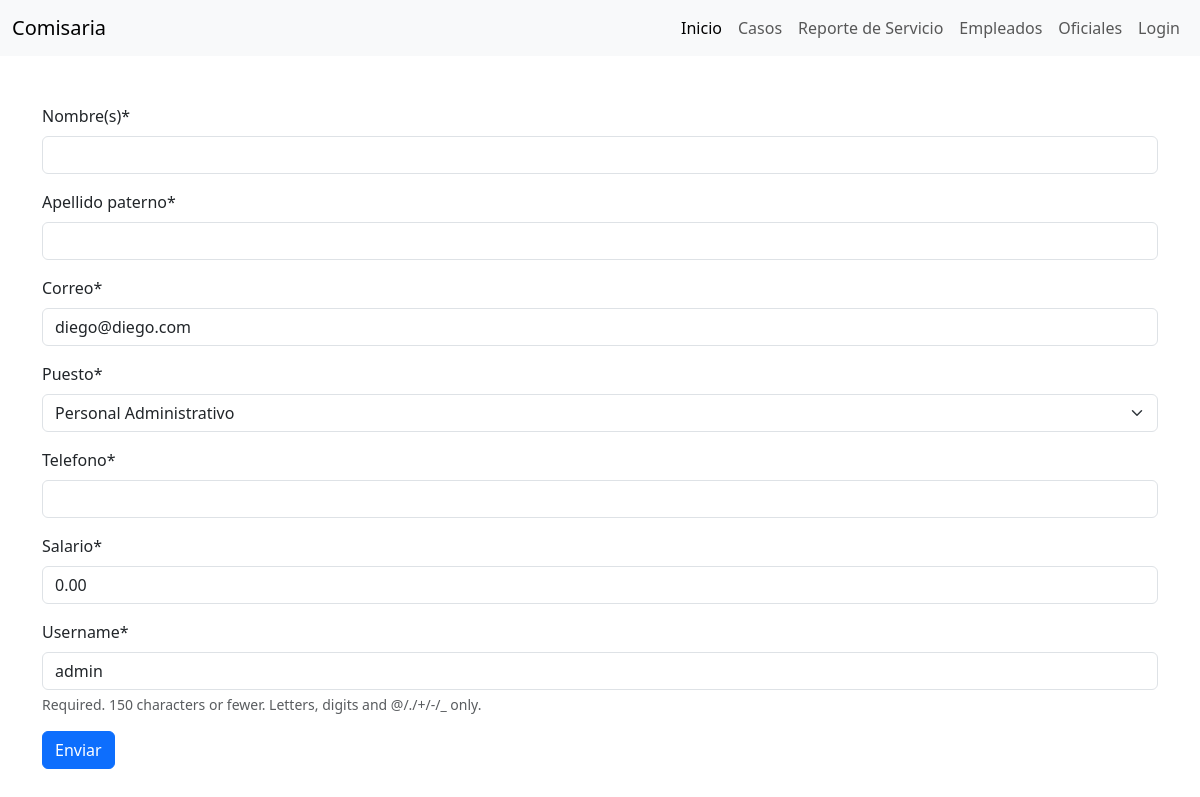
Before: /comisaria/empleado/edit/1 with the older database file.
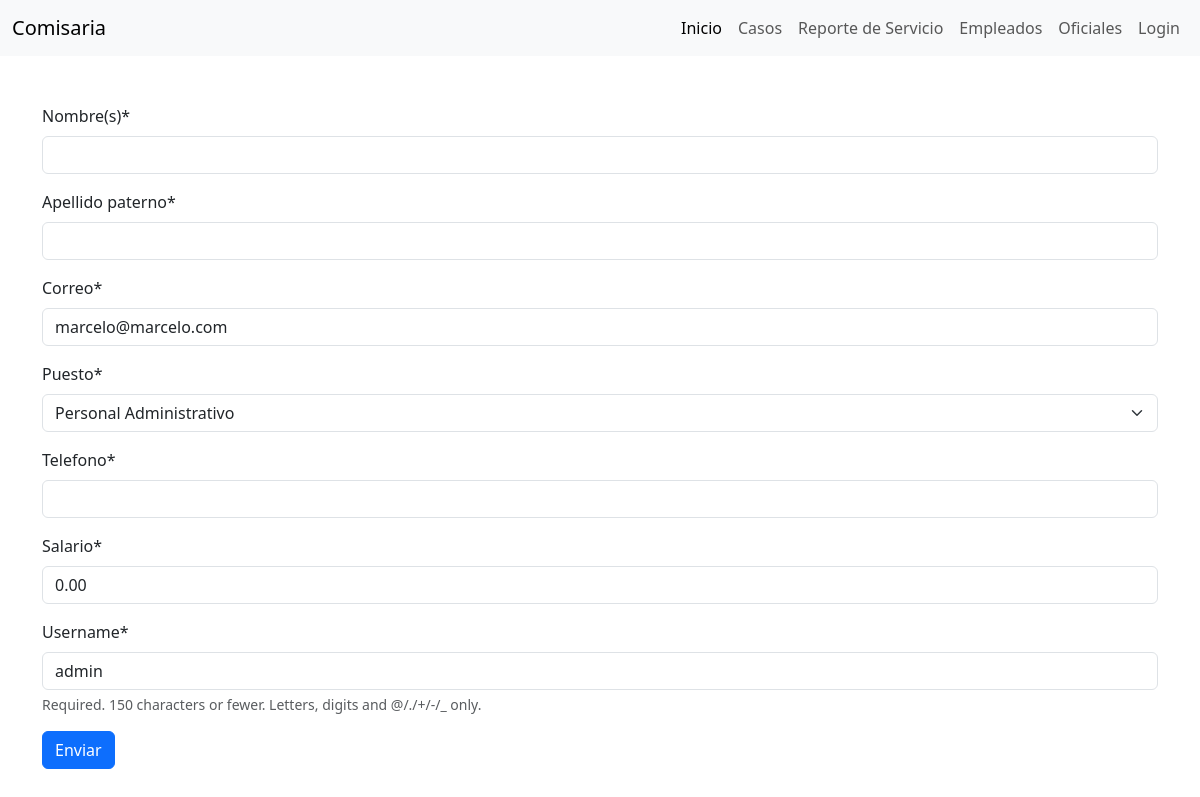
After: the same page with the newer database file.
### Comisaria/models.py (models this page shows, shortened)
class Empleado(AbstractUser):
    class Puesto(models.IntegerChoices):
        ADMINISTRATIVO = 1, "Personal Administrativo"
        INTELIGENCIA = 2, "Analistas de Inteligencia"
        FORENSE = 3, "Técnico Forense"
        ARCHIVO = 4, "Personal del Archivo"
        COMUNICACION = 5, "Operador de Comunicación"
        PSICOLOGIA = 6, "Psicólogos"
        MANTENIMIENTO = 7, "Personal de Mantenimiento"
        HUMANOS = 8, "Encargado de Recursos Humanos"
        TI = 9, "Tecnicos de Sistemas Informaticos"
        OFICIAL = 10, "Oficial"
    first_name = models.CharField(max_length=50, default='', blank=False, verbose_name='Nombre(s)')
    last_name = models.CharField(max_length=50, default='', blank=False, verbose_name='Apellido paterno')
    last_name2 = models.CharField(max_length=50, default='', blank=False, verbose_name='Apellido materno')
    email = models.EmailField(unique=True, verbose_name='Correo')
    puesto = models.IntegerField(choices=Puesto.choices, default=Puesto.ADMINISTRATIVO, verbose_name='Puesto')
    register_date = models.DateTimeField(default= timezone.now, null=True, blank=False, verbose_name='Fecha de registro')
    num_phone = models.CharField(max_length=14, default='', blank=False, verbose_name='Telefono')
    salario = models.DecimalField(max_digits=10, decimal_places=2, default=0.00,blank=False ,verbose_name='Salario')
    class Meta:
        verbose_name = 'Empleado'
        verbose_name_plural = 'Empleados'

### Comisaria/views.py (the view)
# urls.py: path( "empleado/edit/<int:pk>", views.EmpleadoUpdate.as_view(), name="empleado_edit"),
class EmpleadoUpdate(UpdateView):
    model = Empleado
    form_class = EmpleadoUpdateForm
    template_name = 'comisaria/forms/form.html'
    success_url = reverse_lazy('empleado')

### Comisaria/forms.py
class EmpleadoUpdateForm(forms.ModelForm):
    class Meta:
        model = Empleado
        fields = ['first_name', 'last_name', 'email', 'puesto', 'num_phone', 'salario', 'username']

### Comisaria/templates/comisaria/forms/form.html (shortened to what this page needs)
{% extends 'comisaria/base.html' %}
{% load crispy_forms_tags %}
{% block contenido %}
<div class="container my-5">
    <form action="" method="post">
        {{ form|crispy }}
        <input type="submit" class="btn btn-primary" value="Enviar">
    </form>
</div>
{% endblock %}

Changed rows visible on the page:
changed Empleado "Personal Administrativo": email "diego@diego.com" → "marcelo@marcelo.com"
